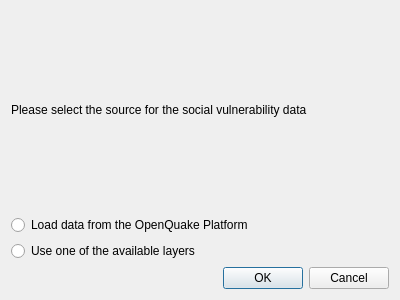
<?xml version="1.0" encoding="UTF-8"?>
<ui version="4.0">
 <class>ChooseSvDataSourceDialog</class>
 <widget class="QDialog" name="ChooseSvDataSourceDialog">
  <property name="geometry">
   <rect>
    <x>0</x>
    <y>0</y>
    <width>400</width>
    <height>300</height>
   </rect>
  </property>
  <property name="windowTitle">
   <string>Load social vulnerability data</string>
  </property>
  <property name="modal">
   <bool>true</bool>
  </property>
  <layout class="QGridLayout" name="gridLayout">
   <item row="2" column="0">
    <widget class="QRadioButton" name="layer_rbn">
     <property name="text">
      <string>Use one of the available layers</string>
     </property>
    </widget>
   </item>
   <item row="3" column="0">
    <widget class="QDialogButtonBox" name="buttonBox">
     <property name="orientation">
      <enum>Qt::Horizontal</enum>
     </property>
     <property name="standardButtons">
      <set>QDialogButtonBox::Cancel|QDialogButtonBox::Ok</set>
     </property>
    </widget>
   </item>
   <item row="1" column="0">
    <widget class="QRadioButton" name="platform_rbn">
     <property name="text">
      <string>Load data from the OpenQuake Platform</string>
     </property>
    </widget>
   </item>
   <item row="0" column="0">
    <widget class="QLabel" name="question_lbl">
     <property name="text">
      <string>Please select the source for the social vulnerability data</string>
     </property>
    </widget>
   </item>
  </layout>
 </widget>
 <resources/>
 <connections>
  <connection>
   <sender>buttonBox</sender>
   <signal>accepted()</signal>
   <receiver>ChooseSvDataSourceDialog</receiver>
   <slot>accept()</slot>
   <hints>
    <hint type="sourcelabel">
     <x>248</x>
     <y>254</y>
    </hint>
    <hint type="destinationlabel">
     <x>157</x>
     <y>274</y>
    </hint>
   </hints>
  </connection>
  <connection>
   <sender>buttonBox</sender>
   <signal>rejected()</signal>
   <receiver>ChooseSvDataSourceDialog</receiver>
   <slot>reject()</slot>
   <hints>
    <hint type="sourcelabel">
     <x>316</x>
     <y>260</y>
    </hint>
    <hint type="destinationlabel">
     <x>286</x>
     <y>274</y>
    </hint>
   </hints>
  </connection>
 </connections>
</ui>
